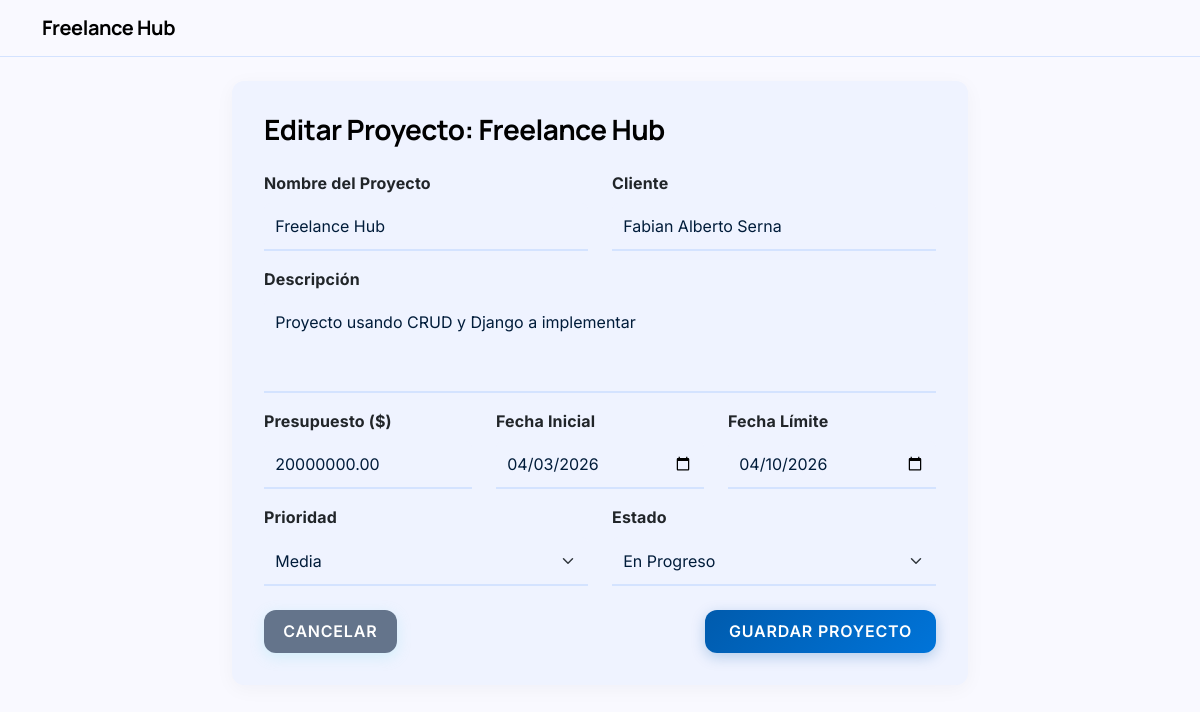
Page /proyectos/editar/1/ on the earlier database version.
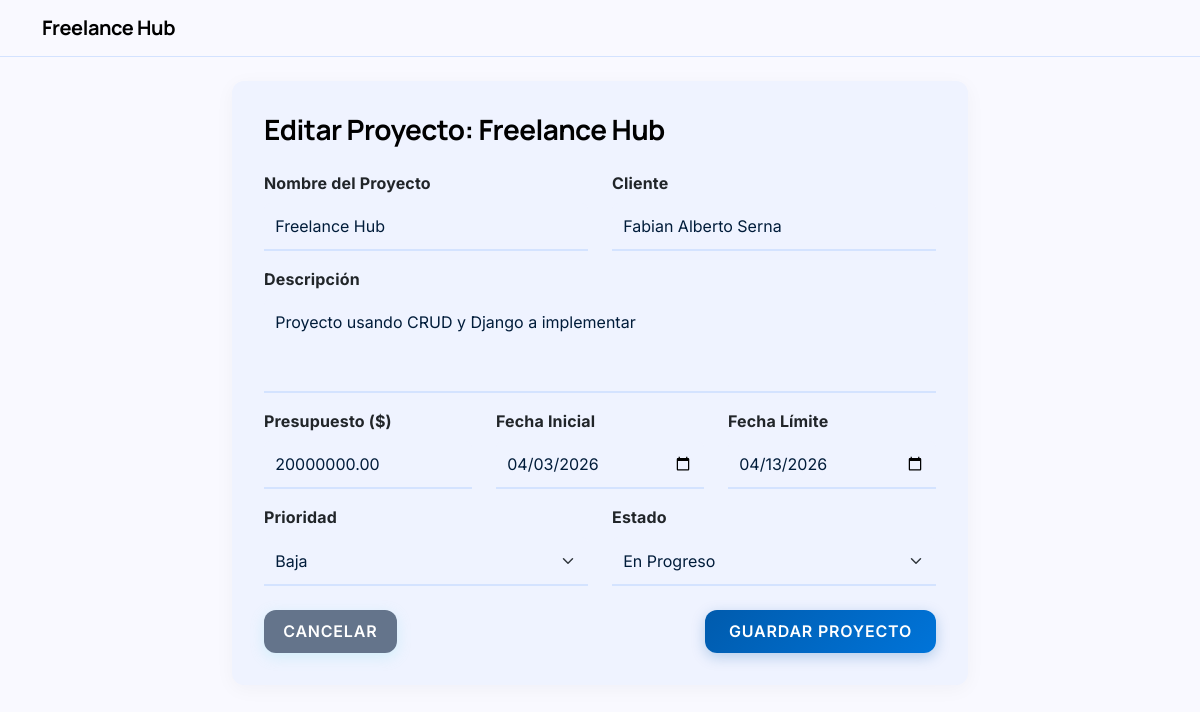
Same page on the later database version.
### freelance_hub/models.py (models this page shows, shortened)
class Proyecto(models.Model):
    PRIORIDAD_CHOICES = [
        ('Baja', 'Baja'),
        ('Media', 'Media'),
        ('Alta', 'Alta'),
    ]
    ESTADO_CHOICES = [
        ('Pendiente', 'Pendiente'),
        ('En Progreso', 'En Progreso'),
        ('Completado', 'Completado'),
    ]
    id = models.AutoField(primary_key=True)
    created_at = models.DateTimeField(auto_now_add=True)
    updated_at = models.DateTimeField(auto_now=True)
    nombre = models.CharField(max_length=200)
    cliente = models.CharField(max_length=200)
    descripcion = models.TextField()
    presupuesto = models.DecimalField(max_digits=10, decimal_places=2)
    fecha_inicio = models.DateField()
    fecha_limite = models.DateField()
    prioridad = models.CharField(max_length=50, choices=PRIORIDAD_CHOICES, default='Media')
    estado = models.CharField(max_length=50, choices=ESTADO_CHOICES, default='Pendiente')

### freelance_hub/views.py (the view)
# urls.py: path('proyectos/editar/<int:pk>/', views.editar_proyecto, name='editar_proyecto'),
def editar_proyecto(request, pk):
    proyecto = get_object_or_404(Proyecto, pk=pk)
    if request.method == 'POST':
        form = FormularioProyecto(request.POST, instance=proyecto)
        if form.is_valid():
            form.save()
            return redirect('freelance_hub:lista_proyectos')
    else:
        form = FormularioProyecto(instance=proyecto)
    return render(request, 'freelance_hub/crear_proyecto.html', {'form': form, 'es_edicion': True, 'proyecto': proyecto})

### freelance_hub/forms.py (shortened to what this page needs)
class FormularioProyecto(forms.ModelForm):
    class Meta:
        model = Proyecto
        fields = '__all__'
        widgets = {
            'nombre': forms.TextInput(attrs={'class': 'form-control'}),
            'cliente': forms.TextInput(attrs={'class': 'form-control'}),
            'descripcion': forms.Textarea(attrs={'class': 'form-control', 'rows': 3}),
            'presupuesto': forms.TextInput(attrs={
                'class': 'form-control',
                'pattern': '[0-9\.]+',
                'title': 'Ingrese un valor numérico válido, mayor o igual a cero',
                'inputmode': 'decimal'
            }),
            'fecha_inicio': forms.DateInput(format='%Y-%m-%d', attrs={'class': 'form-control', 'type': 'date'}),
            'fecha_limite': forms.DateInput(format='%Y-%m-%d', attrs={'class': 'form-control', 'type': 'date'}),
            'prioridad': forms.Select(attrs={'class': 'form-select'}),
            'estado': forms.Select(attrs={'class': 'form-select'}),
        }

### freelance_hub/templates/freelance_hub/crear_proyecto.html (shortened to what this page needs)
{% extends 'freelance_hub/base.html' %}
{% block content %}
<div class="row justify-content-center">
    <div class="col-md-8">
        <div class="card p-3">
            <div class="card-body">
                <h3 class="mb-4">{% if es_edicion %}Editar Proyecto: {{ proyecto.nombre }}{% else %}Registrar Nuevo
                    Proyecto{% endif %}</h3>
                <form method="post">
                    <div class="row mb-3">
                        <div class="col-md-6 form-group">
                            <label class="form-label fw-bold">Nombre del Proyecto</label>
                            {{ form.nombre }}
                        </div>
                        <div class="col-md-6 form-group">
                            <label class="form-label fw-bold">Cliente</label>
                            {{ form.cliente }}
                        </div>
                    </div>
                    <div class="mb-3 form-group">
                        <label class="form-label fw-bold">Descripción</label>
                        {{ form.descripcion }}
                    </div>
                    <div class="row mb-3">
                        <div class="col-md-4 form-group">
                            <label class="form-label fw-bold">Presupuesto ($)</label>
                            {{ form.presupuesto }}
                        </div>
                        <div class="col-md-4 form-group">
                            <label class="form-label fw-bold">Fecha Inicial</label>
                            {{ form.fecha_inicio }}
                        </div>
                        <div class="col-md-4 form-group">
                            <label class="form-label fw-bold">Fecha Límite</label>
                            {{ form.fecha_limite }}
                        </div>
                    </div>
                    <div class="row mb-4">
                        <div class="col-md-6 form-group">
                            <label class="form-label fw-bold">Prioridad</label>
                            {{ form.prioridad }}
                        </div>
                        <div class="col-md-6 form-group">
                            <label class="form-label fw-bold">Estado</label>
                            {{ form.estado }}
                        </div>
                    </div>
                    <div class="d-flex justify-content-between mt-4">
                        <a href="{% url 'freelance_hub:lista_proyectos' %}" class="btn btn-secundary text-white"
                            style="background-color: #64748b !important;">Cancelar</a>
                        <button type="submit" class="btn btn-primary px-4">Guardar Proyecto</button>
                    </div>
                </form>
            </div>
        </div>
    </div>
</div>
{% endblock %}

Differences in the rows shown:
changed Proyecto "Freelance Hub": fecha_limite "04/10/2026" → "04/13/2026"; prioridad "Media" → "Baja"
